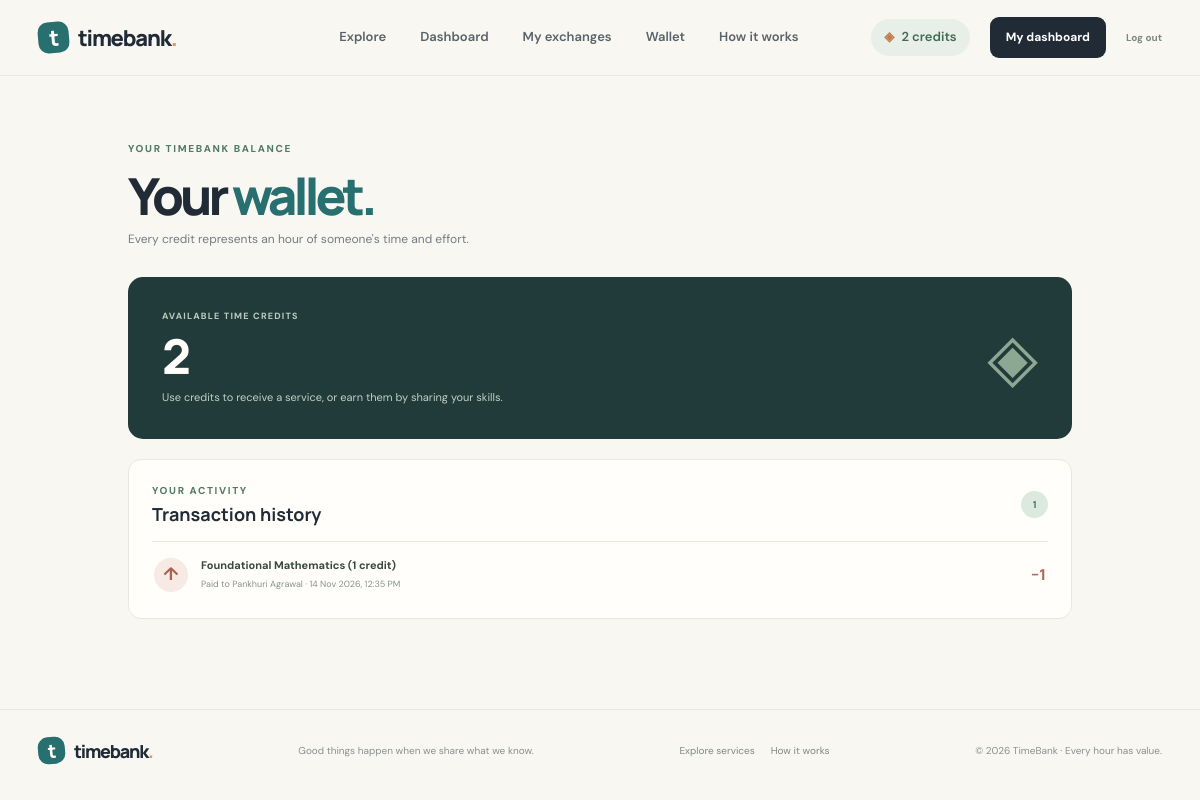
The app's page /wallet (signed in) with its own data.
### models.py (models this page shows)
class User(UserMixin, db.Model):
    id = db.Column(db.Integer, primary_key=True)
    name = db.Column(db.String(80), nullable=False)
    email = db.Column(db.String(120), unique=True, nullable=False, index=True)
    password_hash = db.Column(db.String(255), nullable=False)
    location = db.Column(db.String(120))
    bio = db.Column(db.String(300))
    credits = db.Column(db.Integer, nullable=False, default=3)
    created_at = db.Column(db.DateTime, default=datetime.utcnow)
    services = db.relationship(
        "Service", backref="owner", lazy=True, cascade="all, delete-orphan"
    )

class Transaction(db.Model):
    id = db.Column(db.Integer, primary_key=True)
    exchange_id = db.Column(
        db.Integer, db.ForeignKey("exchange_request.id"), nullable=False, unique=True
    )
    from_user_id = db.Column(db.Integer, db.ForeignKey("user.id"), nullable=False)
    to_user_id = db.Column(db.Integer, db.ForeignKey("user.id"), nullable=False)
    credits = db.Column(db.Integer, nullable=False)
    description = db.Column(db.String(180), nullable=False)
    created_at = db.Column(db.DateTime, default=datetime.utcnow)
    exchange = db.relationship("ExchangeRequest", backref=db.backref("transaction", uselist=False))
    from_user = db.relationship("User", foreign_keys=[from_user_id])
    to_user = db.relationship("User", foreign_keys=[to_user_id])

### app.py (the view)
@app.route("/wallet")
@login_required
def wallet():
    transactions = Transaction.query.filter(
        or_(Transaction.from_user_id == current_user.id,
            Transaction.to_user_id == current_user.id)
    ).order_by(Transaction.created_at.desc()).all()
    return render_template("wallet.html", transactions=transactions)

### app.py (called while the page is built)
@login_manager.user_loader
def load_user(user_id):
    return db.session.get(User, int(user_id))

### templates/wallet.html (shortened to what this page needs)
{% extends "base.html" %}
{% block content %}
<section class="page-shell wallet-shell">
  <div class="page-intro"><div class="eyebrow">YOUR TIMEBANK BALANCE</div><h1>Your <span>wallet.</span></h1><p class="muted">Every credit represents an hour of someone's time and effort.</p></div>
  <section class="wallet-balance-card">
    <div><div class="stat-label">AVAILABLE TIME CREDITS</div><strong>{{ current_user.credits }}</strong><p>Use credits to receive a service, or earn them by sharing your skills.</p></div>
    <div class="wallet-symbol">◈</div>
  </section>
  <section class="wallet-history panel">
    <div class="panel-heading"><div><div class="eyebrow">YOUR ACTIVITY</div><h2>Transaction history</h2></div><span class="count-bubble">{{ transactions|length }}</span></div>
    {% if transactions %}
      <div class="transaction-list">
        {% for item in transactions %}
          <article class="transaction-row">
            <span class="transaction-icon {{ 'transaction-in' if item.to_user_id == current_user.id else 'transaction-out' }}">{{ '↓' if item.to_user_id == current_user.id else '↑' }}</span>
            <div class="transaction-info"><b>{{ item.description }}</b><small>{% if item.to_user_id == current_user.id %}Received from {{ item.from_user.name }}{% else %}Paid to {{ item.to_user.name }}{% endif %} · {{ item.created_at.strftime('%d %b %Y, %I:%M %p') }}</small></div>
            <strong class="transaction-amount {{ 'amount-positive' if item.to_user_id == current_user.id else 'amount-negative' }}">{{ '+' if item.to_user_id == current_user.id else '−' }}{{ item.credits }}</strong>
          </article>
        {% endfor %}
      </div>
    {% else %}
      <div class="exchange-empty wallet-empty"><span>◈</span><b>No transactions yet</b><p>Once an exchange is completed by both people, your credit activity will appear here.</p><a class="button button-outline button-small" href="{{ url_for('explore') }}">Explore services</a></div>
    {% endif %}
  </section>
</section>
{% endblock %}

### templates/base.html (shortened to what this page needs)
<!DOCTYPE html>
<html lang="en">
<head>
  <link rel="stylesheet" href="{{ url_for('static', filename='css/style.css') }}">
  <link rel="stylesheet" href="{{ url_for('static', filename='css/components.css') }}">
</head>
<body>
  <header class="site-header">
    <div class="nav-wrap">
      <a class="brand" href="{{ url_for('index') }}">
        <span class="brand-mark">t</span><span>timebank<span class="brand-dot">.</span></span>
      </a>
      <nav class="main-nav" aria-label="Main navigation">
        <a href="{{ url_for('explore') }}">Explore</a>
        {% if current_user.is_authenticated %}
          <a href="{{ url_for('dashboard') }}">Dashboard</a>
          <a href="{{ url_for('exchanges') }}">My exchanges</a>
          <a href="{{ url_for('wallet') }}">Wallet</a>
        {% endif %}
        <a href="{{ url_for('index') }}#how-it-works">How it works</a>
      </nav>
      <div class="nav-actions">
        {% if current_user.is_authenticated %}
          <a class="credit-pill" href="{{ url_for('wallet') }}"><span class="coin">◈</span> {{ current_user.credits }} credits</a>
          <a class="button button-dark button-small" href="{{ url_for('dashboard') }}">My dashboard</a>
          <a class="nav-logout" href="{{ url_for('logout') }}" aria-label="Log out">Log out</a>
        {% else %}
          <a class="nav-login" href="{{ url_for('login') }}">Log in</a>
          <a class="button button-dark button-small" href="{{ url_for('signup') }}">Join TimeBank <span>↗</span></a>
        {% endif %}
      </div>
    </div>
  </header>
  <main>
    {% block content %}{% endblock %}
  </main>
  <footer class="site-footer">
    <div class="footer-inner">
      <a class="brand brand-footer" href="{{ url_for('index') }}"><span class="brand-mark">t</span><span>timebank<span class="brand-dot">.</span></span></a>
      <p>Good things happen when we share what we know.</p>
      <div class="footer-links"><a href="{{ url_for('explore') }}">Explore services</a><a href="{{ url_for('index') }}#how-it-works">How it works</a></div>
      <span>© 2026 TimeBank · Every hour has value.</span>
    </div>
  </footer>
</body>
</html>

### static/css/style.css (style rules this page uses)
:root { --ink: #202b36; --muted: #737d82; --paper: #f8f7f2; --white: #fffefa; --line: #e9e7df; --sage: #dce9df; --sage-strong: #527b67; --teal: #286f70; --coral: #e88d72; --coral-soft: #f8e3d9; --lilac: #e9e3f2; --shadow: 0 16px 45px rgba(36, 48, 55, .07); }
* { box-sizing: border-box; }
html { scroll-behavior: smooth; }
body { margin: 0; background: var(--paper); color: var(--ink); font-family: "DM Sans", sans-serif; line-height: 1.55; }
a { color: inherit; text-decoration: none; }
.site-header { height: 76px; border-bottom: 1px solid rgba(32,43,54,.07); background: rgba(248,247,242,.94); position: sticky; top: 0; z-index: 20; backdrop-filter: blur(14px); }
.nav-wrap { max-width: 1180px; height: 100%; padding: 0 28px; margin: auto; display: flex; align-items: center; justify-content: space-between; }
.brand { display: inline-flex; align-items: center; gap: 9px; font: 800 22px "Manrope", sans-serif; letter-spacing: -1.2px; }
.brand-mark { width: 31px; height: 31px; border-radius: 10px; display: grid; place-items: center; background: var(--teal); color: white; font: 800 22px "Manrope"; transform: rotate(-5deg); }
.brand-dot { color: var(--coral); }
.main-nav { display: flex; gap: 34px; margin-left: 90px; color: #59636a; font-size: 13px; font-weight: 600; }
.nav-actions { display: flex; align-items: center; gap: 20px; font-size: 13px; font-weight: 600; }
.credit-pill { background: #e8eee8; color: #416a57; border-radius: 30px; padding: 8px 13px; }
.coin { color: #c47a4d; margin-right: 4px; }
.button { display: inline-flex; justify-content: center; align-items: center; gap: 18px; border: 1px solid transparent; border-radius: 9px; padding: 14px 20px; font-size: 13px; font-weight: 700; cursor: pointer; transition: transform .18s, background .18s, box-shadow .18s; }
.button-dark { background: var(--ink); color: white; }
.button-small { padding: 10px 15px; font-size: 12px; }
.eyebrow { color: var(--sage-strong); font-size: 10px; letter-spacing: 1.65px; font-weight: 800; }
.hero h1, .page-intro h1, .form-page h1, .auth-aside h1 { font: 800 clamp(48px, 6vw, 76px)/1.05 "Manrope", sans-serif; letter-spacing: -4px; margin: 21px 0 19px; }
.highlight-word, .section-heading h2 span, .page-intro h1 span, .form-page h1 span { color: var(--teal); }
.site-footer { border-top: 1px solid var(--line); }
.footer-inner { max-width: 1180px; padding: 23px 28px; margin: auto; display: flex; align-items: center; justify-content: space-between; }
.brand-footer { font-size: 18px; }
.brand-footer .brand-mark { width: 27px; height: 27px; font-size: 19px; }
.footer-inner p, .footer-inner > span { color: #8a918f; font-size: 10px; }
.muted { color: var(--muted); }
.dashboard-shell, .page-shell { max-width: 1120px; padding: 65px 28px 90px; margin: auto; }
.stat-label { display: block; font-size: 9px; letter-spacing: 1.2px; color: #77837b; font-weight: 800; }
.panel { background: var(--white); border: 1px solid var(--line); border-radius: 13px; padding: 22px; }
.panel-heading { display: flex; justify-content: space-between; align-items: center; margin-bottom: 15px; }
.panel-heading h2, .quick-panel h2 { font: 700 18px "Manrope"; margin: 4px 0 0; }
.page-intro { margin-bottom: 27px; }
.page-intro h1 { font-size: 51px; margin: 12px 0 8px; }
.page-intro p { font-size: 12px; margin: 0; }

### records on screen
User: credits "2"
Transaction: to_user_id "↑", description "Foundational Mathematics (1 credit)", to_user.name "Pankhuri Agrawal", created_at "14 Nov 2026, 12:35 PM", to_user_id "−", credits "1"

### other values on screen
{{ transactions|length }} "1"
